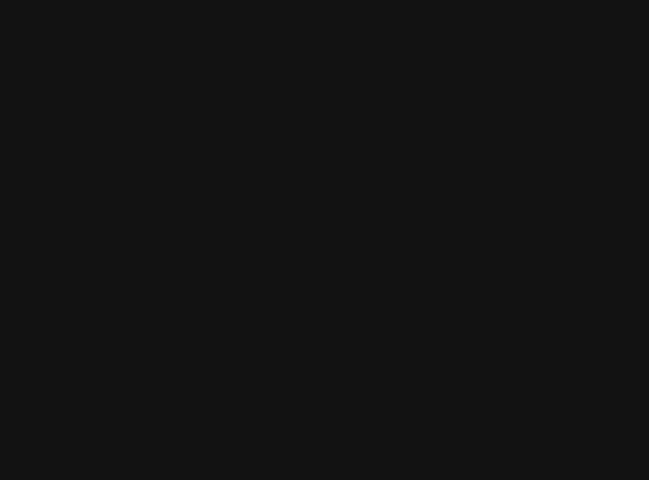
Frame 1 (no input)
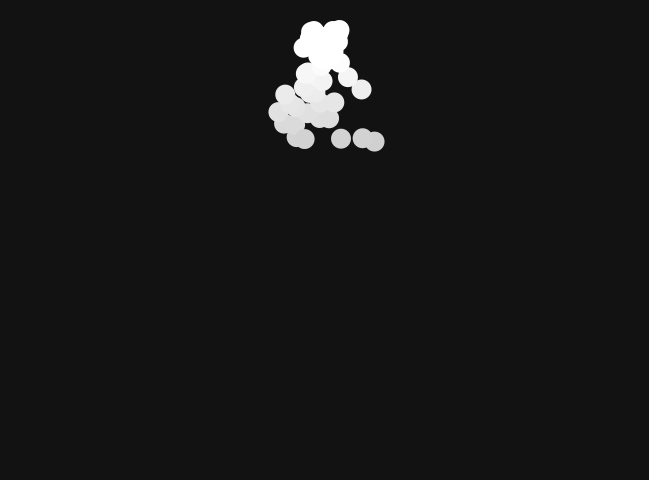
Frame 60 (the mouse pressed at the canvas centre just before this capture)
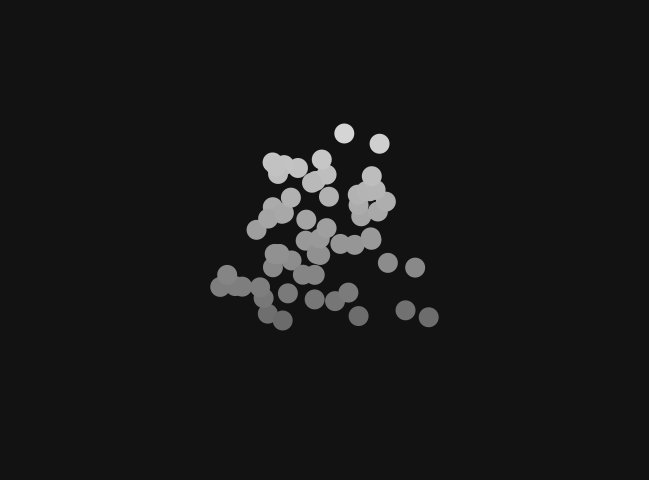
Frame 120 (the mouse held since frame 60 and released just before this capture)

The Processing sketch that drew these frames (run headless with seeded random() and noise(); from frame 60 on, the mouse is pressed at the canvas centre):

// Processing sketch: fountain_31_03_22
// ── fountain_31_03_22.pde
//Drop[] drops;
ArrayList<Drop> al; 
int visibleDrops;
boolean stopRain;


void setup(){
  size(649,480);
  //drops = new Drop[300];
  al = new ArrayList();
  stopRain = false;
  visibleDrops = 0;
  
  //for(int i=0;i<drops.length;i++)
  //  drops[i] = new Drop();
    
}

void draw(){
  background(#121212);
  
  if(al.size() > 0){  
    for(int i=0;i<visibleDrops;i++){
      al.get(i).showDrop();
    }
  }

  if (!stopRain){
    al.add(new Drop());
    visibleDrops++;
  }
}

void mousePressed(){
  stopRain = !stopRain;
  //visibleDrops = 0;
  //al.clear();
}

// ── Drop.pde
class Drop {
  float x;
  float y;
  float xSpeed;
  float ySpeed;
  float maxDist;
  float topY;
  
  // Initializing default position   
  Drop() {
    this.x = width/2;
    //this.x = random(0,width);
    y = 50;
    ySpeed = -1;
    xSpeed = random(-1,1);
    topY = 30;
    maxDist = dist(this.x,topY,this.x,height);
    noStroke();
  }
  
  void showDrop(){
    display();
    fallCalculation();
  }
  
  void display(){
    fill(getColor());
    ellipse(x,y,20,20);
  }
  
  // Calculating drop falling x,y coordinates
  void fallCalculation() {
    if (y <= topY)
      ySpeed *= -1;
    else {
      if (ySpeed < 0)
        ySpeed = random(-1,-5);
      else
        ySpeed = random(1,5);
    }  
      
    x += xSpeed;  
    y += ySpeed;
  }
  
  float getY(){
    return y;
  }
  
  color getColor(){
    float currDist = dist(x,topY,x,y);
    float col = map(currDist,topY,height,255,0);
    color dropCol = color(col);
    return dropCol;
  }
  
}
